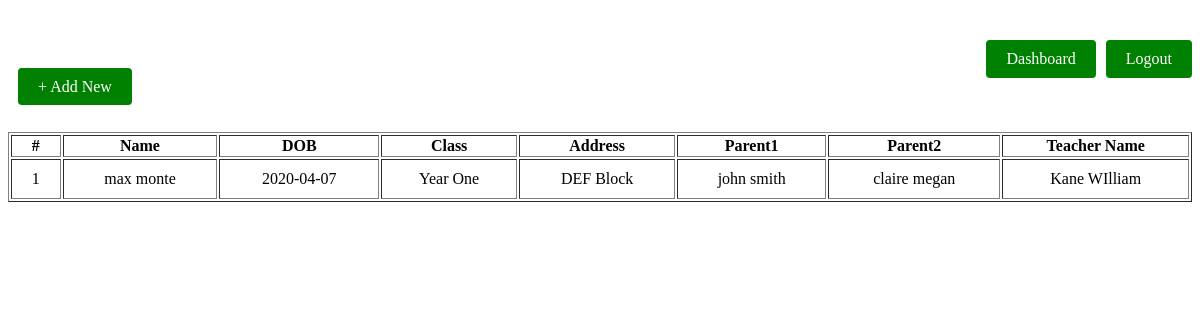
The app's page /pupil_list.php with its own data.
### tables this page shows
CREATE TABLE `pupil` (
  `pupil_id` int NOT NULL,
  `p_firstname` varchar(100) NOT NULL,
  `p_lastname` varchar(100) NOT NULL,
  `p_address` text NOT NULL,
  `p_dob` date NOT NULL,
  `p_parent1` int NOT NULL,
  `p_parent2` int NOT NULL,
  `class_id` int NOT NULL,
  `teacher_id` int NOT NULL,
  `registered_at` date NOT NULL,
  `status` enum('0','1') NOT NULL DEFAULT '1'
);

CREATE TABLE `classes` (
  `class_id` int NOT NULL,
  `class_name` varchar(30) NOT NULL,
  `class_capacity` int NOT NULL,
  `annual_fee` int NOT NULL
);

CREATE TABLE `parentdetails` (
  `parent_id` int NOT NULL,
  `pa_firstname` varchar(50) NOT NULL,
  `pa_lastname` varchar(50) NOT NULL,
  `pa_email` varchar(50) NOT NULL,
  `pa_address` text NOT NULL,
  `pa_phone` varchar(13) NOT NULL
);

CREATE TABLE `teacher` (
  `t_id` int NOT NULL,
  `t_name` text NOT NULL,
  `t_address` varchar(200) NOT NULL,
  `t_phone` varchar(13) NOT NULL,
  `t_salary` varchar(15) NOT NULL,
  `t_image` text NOT NULL,
  `t_doc` text NOT NULL
);

### pupil_list.php (the view, shortened to what this page needs)
<?php
 include "dbcon/dbcon.php";
?>
<!DOCTYPE html>
<html>
<head>
	<link rel="stylesheet" type="text/css" href="style.css">
</head>
<body>
		<div class="mt-40">
	    <div style="text-align:right" class="mt-40">
	        <div style="display:flex;justify-content:end">
	            <a href="dashboard.php" style="text-decoration:none;margin-right:10px;">Dashboard</a>
	            <a href="logout.php" style="text-decoration:none;">Logout</a>
	        </div>
	    </div>
		<a href="pupil.php" class="m-10" style="text-decoration:none">+ Add New</a><br><br><br>
		<table style="width:100%;" border="1">
			<thead>
				<tr>
					<th>#</th>
					<th>Name</th>
					<th>DOB</th>
					<th>Class</th>
					<th>Address</th>
					<th>Parent1</th>
					<th>Parent2</th>
					<th>Teacher Name</th>
				</tr>
			</thead>
			<tbody>
				<?php
                 $qry=mysqli_query($dbcon,"SELECT pu.*,p1.pa_firstname AS g11,p1.pa_lastname AS g12,p2.pa_firstname AS g21,p2.pa_lastname AS g22,c.class_name,t.t_name FROM pupil pu LEFT JOIN parentdetails p1 ON p1.parent_id=pu.p_parent1 LEFT JOIN parentdetails p2 ON p2.parent_id = pu.p_parent2 INNER JOIN classes c ON c.class_id=pu.class_id INNER JOIN teacher t ON t.t_id=pu.teacher_id GROUP BY pu.pupil_id");
                 if($qry){
                 	$sno=1;
                 	$rows=mysqli_num_rows($qry);
                 	if($rows > 0){
                 		while($arr=mysqli_fetch_assoc($qry)){
                ?>
                    <tr>
                    	<td><?= $sno;?></td>
                    	<td><?= $arr['p_firstname'].' '.$arr['p_lastname'];?></td>
                    	<td><?= $arr['p_dob'];?></td>
                    	<td><?= $arr['class_name'];?></td>
                    	<td><?= $arr['p_address'];?></td>
                    	<td><?= $arr['g11'].' '.$arr['g12'];?></td>
                    	<td><?= $arr['g21'].' '.$arr['g22'];?></td>
                    	<td><?= $arr['t_name'];?></td>
                    </tr>
                <?php
                    $sno++;
                 		}
                 	?>
                 	<?php
                 	}
                 }
				?>
			</tbody>
		</table>
	</div>
</body>
</html>

### style.css (style rules this page uses)
table tbody tr td { text-align: center; padding:10px; }
input[type="submit"],a { background-color:green; color: white; padding: 10px 20px; border: none; border-radius: 4px; cursor: pointer; font-size: 16px; }
.m-10 { margin:10px; }
.mt-40 { margin-top:40px; }

### records on screen
pupil: p_firstname "max", p_lastname "monte", p_dob "2020-04-07", class.class_name "Year One", p_address "DEF Block", p_parent1.pa_firstname "john", p_parent1.pa_lastname "smith", p_parent2.pa_firstname "claire", p_parent2.pa_lastname "megan", teacher.t_name "Kane WIlliam"
